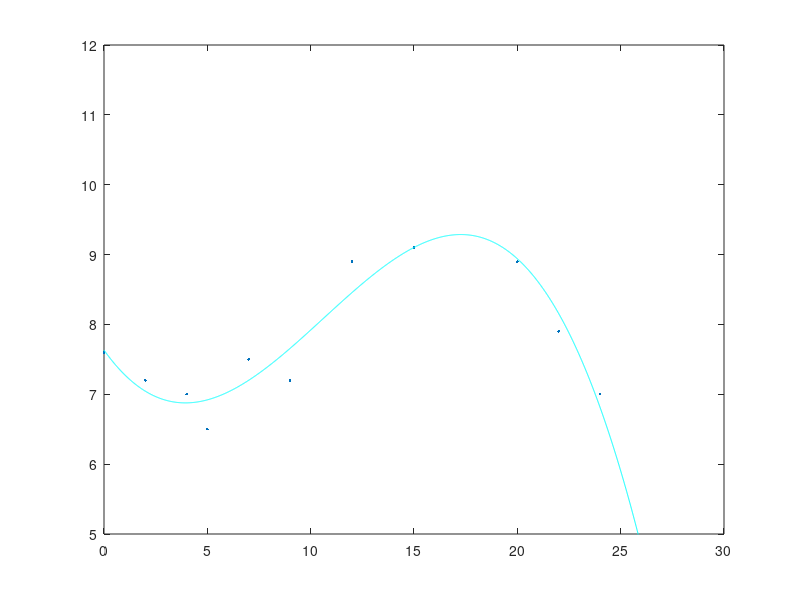

Reproduce this figure in MATLAB.

clc;
clear;
Time_H=[0 2 4 5 7 9 12 15 20 22 24];
PH=[7.6 7.2 7 6.5 7.5 7.2 8.9 9.1 8.9 7.9 7];
siqmacos=sum(cos((2*pi/24).*Time_H));
siqmacos2=sum(cos((2*pi/24).*Time_H).^2);
siqmayicos=sum(PH.*cos((2*pi/24).*Time_H));
siqmayisin=sum(sin((2*pi/24).*Time_H).*PH);
siqmasin2=sum(sin((2*pi/24).*Time_H).^2);
siqmasin=sum(sin((2*pi/24).*Time_H));
siqmasincos=sum(sin((2*pi/24).*Time_H).*cos((2*pi/24).*Time_H));
siqmayi=sum(PH);
Determinal=det([length(Time_H) siqmacos siqmasin
                  siqmacos siqmacos2 siqmasincos
                   siqmasin siqmasincos siqmasin2]);
a1=det([siqmayi siqmacos siqmasin
      siqmayicos siqmacos2 siqmasincos
      siqmayisin siqmasincos siqmasin2])/Determinal;

b1=det([length(Time_H) siqmayi siqmasin
       siqmacos siqmayicos siqmasincos
      siqmasin siqmayisin siqmasin2])/Determinal;

c1=det([length(Time_H) siqmacos siqmayi
       siqmacos siqmacos2 siqmayicos
       siqmasin siqmasincos siqmayisin])/Determinal;
S1=a1+b1*cos((2*pi/24).*Time_H)+c1*sin((2*pi/24).*Time_H);
e1=sum((S1-PH).^2);
siqmat1=sum(Time_H);
siqmat2=sum(Time_H.^2);
siqmat3=sum(Time_H.^3);
siqmat4=sum(Time_H.^4);
siqmat5=sum(Time_H.^5);
siqmat6=sum(Time_H.^6);
siqmayi=sum(PH);
siqmayit1=sum(PH.*Time_H);
siqmayit2=sum(PH.*(Time_H.^2));
siqmayit3=sum(PH.*(Time_H.^3));
Determinal=det([siqmat6 siqmat5 siqmat4 siqmat3
    siqmat5 siqmat4 siqmat3 siqmat2
    siqmat4 siqmat3 siqmat2 siqmat1
    siqmat3 siqmat2 siqmat1 length(Time_H)]);
a2=det([siqmayit3 siqmat5 siqmat4 siqmat3
    siqmayit2 siqmat4 siqmat3 siqmat2
    siqmayit1 siqmat3 siqmat2 siqmat1
    siqmayi siqmat2 siqmat1 length(Time_H)])/Determinal;
b2=det([siqmat6 siqmayit3 siqmat4 siqmat3
    siqmat5 siqmayit2 siqmat3 siqmat2
    siqmat4 siqmayit1 siqmat2 siqmat1
    siqmat3 siqmayi siqmat1 length(Time_H)])/Determinal;
c2=det([siqmat6 siqmat5 siqmayit3 siqmat3
    siqmat5 siqmat4 siqmayit2 siqmat2
    siqmat4 siqmat3 siqmayit1 siqmat1
    siqmat3 siqmat2 siqmayi length(Time_H)])/Determinal;
d2=det([siqmat6 siqmat5 siqmat4 siqmayit3
    siqmat5 siqmat4 siqmat3 siqmayit2
    siqmat4 siqmat3 siqmat2 siqmayit1
    siqmat3 siqmat2 siqmat1 siqmayi])/Determinal;
S2=a2*Time_H.^3+b2*Time_H.^2+c2.*Time_H+d2;
e2=sum((S2-PH).^2);
format long e;
disp 'Error exp1';
disp(e1);
disp 'Error exp2';
disp(e2);
plot(Time_H,PH,'.');
axis([0 30 5 12]);
hold on;
if e2>e1
     disp 'Exp 1 is better';
    x=0:0.01:30;
    y=a1+b1*cos((2*pi/24).*x)+c1*sin((2*pi/24).*x);
    plot(x,y,'c');
else
    disp 'Exp 2 is better';
    x=0:0.01:30;
    y=a2*x.^3+b2*x.^2+c2.*x+d2;
    plot(x,y,'c');  
end